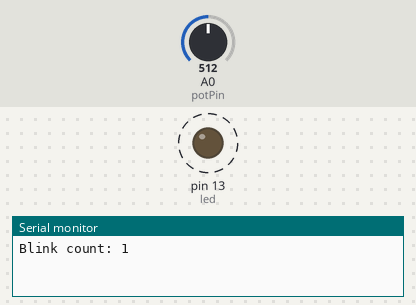
Bench run of a sketch on a simulated Arduino Uno, built with avr-gcc and run on an emulated ATmega328P. Parts: output pins drawn as LEDs (lit = HIGH), the last lines printed to the serial monitor. Dashed ring = blinking. The test bench sets the inputs (shaded band); at power-on: A0 (potPin) = 512.

Above: at 1.8 s.
1.9 s: A0 (potPin) set to 306
At 2.2 s:
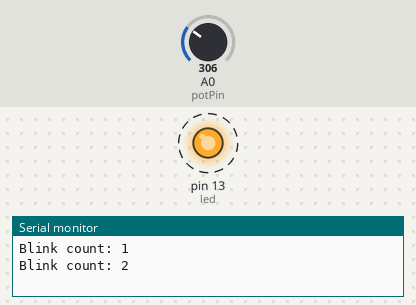
5.4 s: A0 (potPin) set to 122
8.9 s: A0 (potPin) set to 0
At 9.5 s:
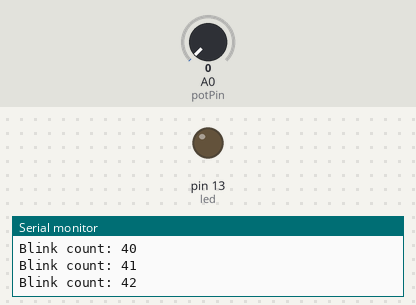
13.0 s: A0 (potPin) set to 511
At 13.26 s:
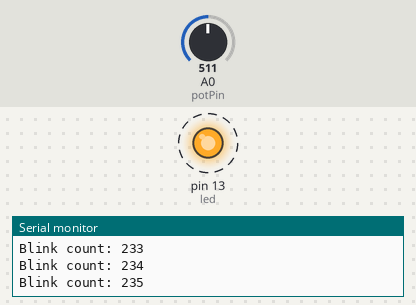
Timing chart, 0 to 18.1 s (numbered marks = the images above; inputs shaded):
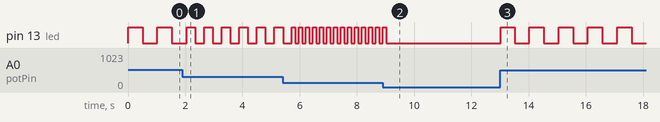

Measured:
- after the input at 1.9 s, pin 13 (led): alternates HIGH for 0.31 s and LOW for 0.31 s, starting after 0.46 s
- after the input at 8.9 s, pin 13 (led): goes on until 9.0 s, then stays LOW
- after the input at 13.0 s, pin 13 (led): alternates HIGH for 0.51 s and LOW for 0.51 s, starting at once
- by itself, pin 13 (led): alternates HIGH for 0.51 s and LOW for 0.51 s

The sketch:

led_blink.ino
```cpp
/*
Author: Arjun Rajesh
Date: 05-07-2026
Description: LED blink using potentiometer speed control
*/
int potPin = A0;
int led = 13;
int count = 0;

void setup() {
  pinMode(led, OUTPUT);
  Serial.begin(9600);
}

void loop() {
  int value = analogRead(potPin);

  digitalWrite(led, HIGH);
  delay(value);

  digitalWrite(led, LOW);
  delay(value);

  count++;

  Serial.print("Blink count: ");
  Serial.println(count);
  // Potentiometer issue fixed
}
```
